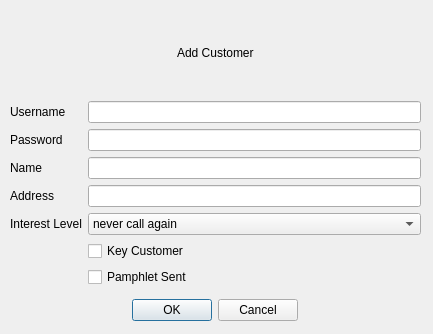
<?xml version="1.0" encoding="UTF-8"?>
<ui version="4.0">
 <class>AddCustomerPopup</class>
 <widget class="QWidget" name="AddCustomerPopup">
  <property name="geometry">
   <rect>
    <x>0</x>
    <y>0</y>
    <width>433</width>
    <height>334</height>
   </rect>
  </property>
  <property name="windowTitle">
   <string>Form</string>
  </property>
  <widget class="QWidget" name="verticalLayoutWidget">
   <property name="geometry">
    <rect>
     <x>10</x>
     <y>10</y>
     <width>411</width>
     <height>311</height>
    </rect>
   </property>
   <layout class="QVBoxLayout" name="verticalLayout">
    <item alignment="Qt::AlignHCenter">
     <widget class="QLabel" name="label_4">
      <property name="text">
       <string>Add Customer</string>
      </property>
     </widget>
    </item>
    <item>
     <layout class="QFormLayout" name="formLayout">
      <item row="0" column="0">
       <widget class="QLabel" name="label_5">
        <property name="text">
         <string>Username</string>
        </property>
       </widget>
      </item>
      <item row="0" column="1">
       <widget class="QLineEdit" name="add_customer_username_box">
        <property name="maxLength">
         <number>128</number>
        </property>
       </widget>
      </item>
      <item row="1" column="1">
       <widget class="QLineEdit" name="add_customer_password_box">
        <property name="maxLength">
         <number>128</number>
        </property>
        <property name="echoMode">
         <enum>QLineEdit::Password</enum>
        </property>
       </widget>
      </item>
      <item row="2" column="0">
       <widget class="QLabel" name="label">
        <property name="text">
         <string>Name</string>
        </property>
       </widget>
      </item>
      <item row="2" column="1">
       <widget class="QLineEdit" name="add_customer_name_box">
        <property name="maxLength">
         <number>128</number>
        </property>
       </widget>
      </item>
      <item row="3" column="0">
       <widget class="QLabel" name="label_2">
        <property name="text">
         <string>Address</string>
        </property>
       </widget>
      </item>
      <item row="3" column="1">
       <widget class="QLineEdit" name="add_customer_address_box">
        <property name="maxLength">
         <number>256</number>
        </property>
       </widget>
      </item>
      <item row="4" column="0">
       <widget class="QLabel" name="label_3">
        <property name="text">
         <string>Interest Level</string>
        </property>
       </widget>
      </item>
      <item row="4" column="1">
       <widget class="QComboBox" name="add_customer_interest_comboBox">
        <item>
         <property name="text">
          <string>never call again</string>
         </property>
        </item>
        <item>
         <property name="text">
          <string>not interested</string>
         </property>
        </item>
        <item>
         <property name="text">
          <string>somewhat interested</string>
         </property>
        </item>
        <item>
         <property name="text">
          <string>very interested</string>
         </property>
        </item>
       </widget>
      </item>
      <item row="5" column="1">
       <widget class="QCheckBox" name="add_customer_key_checkBox">
        <property name="text">
         <string>Key Customer</string>
        </property>
       </widget>
      </item>
      <item row="6" column="1">
       <widget class="QCheckBox" name="add_customer_sent_checkBox">
        <property name="text">
         <string>Pamphlet Sent</string>
        </property>
       </widget>
      </item>
      <item row="7" column="0">
       <layout class="QHBoxLayout" name="horizontalLayout"/>
      </item>
      <item row="1" column="0">
       <widget class="QLabel" name="label_6">
        <property name="text">
         <string>Password</string>
        </property>
       </widget>
      </item>
     </layout>
    </item>
    <item alignment="Qt::AlignHCenter">
     <widget class="QDialogButtonBox" name="add_customer_buttonBox">
      <property name="standardButtons">
       <set>QDialogButtonBox::Cancel|QDialogButtonBox::Ok</set>
      </property>
     </widget>
    </item>
   </layout>
  </widget>
 </widget>
 <resources/>
 <connections/>
</ui>
